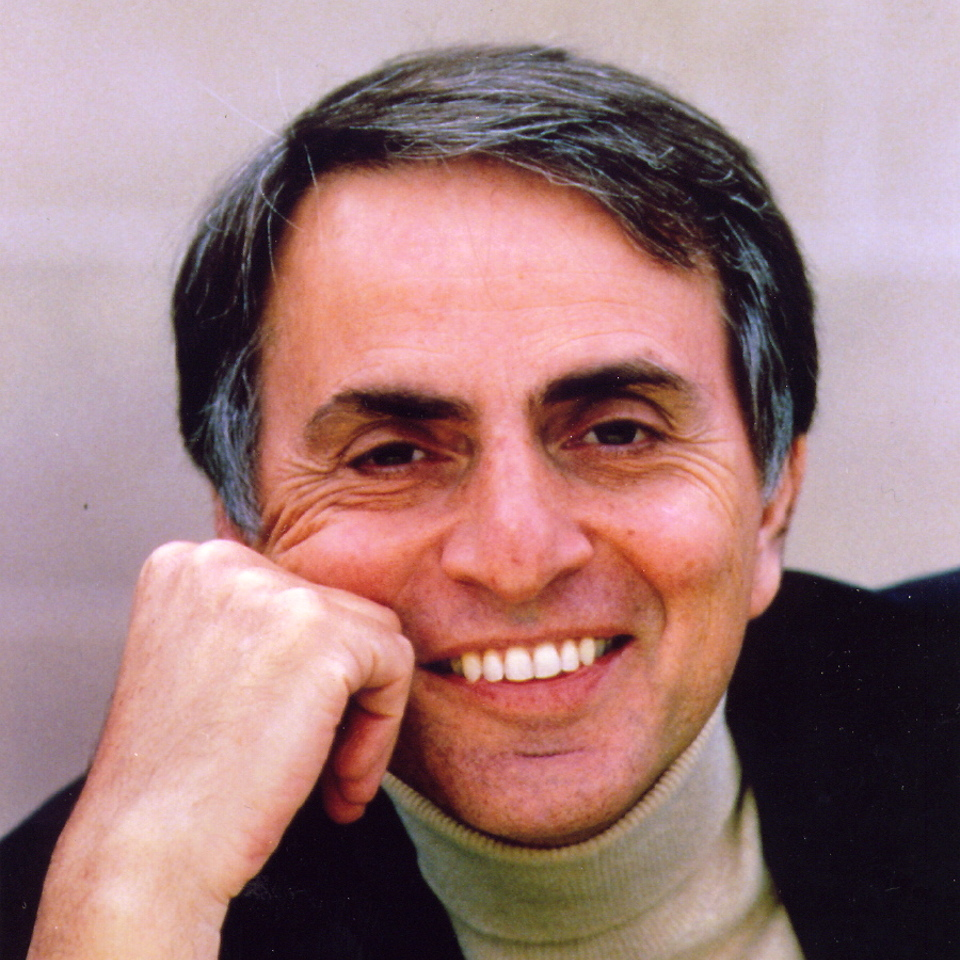
#> input picture sagan.jpg, 960 x 960 px
$ python ascii.py sagan.jpg 100
#> lines starting #> are read from the running program, lines starting #| are printed output that depends on the picture
# -*- coding: utf-8 -*-
# Andrew Webb 02/2016

'''
Script to create high resolution ascii art from images.
Usage: python ascii.py <image-filename> <horizontal-resolution>
'''

from scipy import ndimage
import numpy as np
import cv2

import sys
import bisect

# The printable characters from string.printable, minus \t, \r, \n
characters = ['M', 'B', 'N', 'W', 'R', 'g', '#', 'Q', '8', 'D', '$', '0', 'H', '@', 'm', '&', 'E', 'O', '9', '6', 'd', 'b', 'A', 'p', 'K', 'q', 'Z', 'G', 'U', 'X', 'P', '5', 'a', '2', 'S', 'k', 'e', 'h', '4', 'V', '3', 'I', 'w', 'F', 'y', 'o', '{', '}', 'f', 'C', 'u', 'n', '1', 'z', '%', 's', 't', 'x', 'Y', 'J', '[', 'T', ']', 'j', '7', 'L', 'i', 'l', 'v', 'c', '?', ')', '(', '\\', '/', 'r', '<', '>', '*', '=', '|', '+', '!', '_', ';', '^', ':', '"', '~', ',', '.', '-', "'", '`', ' ']

# The brightnesses of each character, previously calculated by creating an image containing only that character
brightnesses = np.array([156.1,157.6,159.9,160.6,164.8,165.6,166.3,167.1,168.9,169.9,171.2,171.6,172.1,172.2,172.4,173.5,173.7,173.9,173.9,174.0,174.7,174.7,174.9,176.3,176.3,176.4,176.7,177.4,179.2,179.5,179.6,180.0,181.2,181.4,182.1,182.2,182.3,184.6,184.9,185.7,186.7,188.1,189.1,189.7,192.0,192.3,194.5,194.5,195.1,195.7,195.7,195.8,196.0,196.3,196.7,196.8,197.9,198.6,198.7,198.9,199.2,199.2,199.2,200.0,200.5,202.4,202.4,203.3,203.9,205.9,208.9,214.7,214.8,215.2,215.2,215.5,215.8,215.8,220.8,223.1,223.1,225.2,225.6,229.5,230.5,231.7,238.0,238.0,238.7,239.0,246.5,246.5,246.5,248.3,255.0])

imagename = 'default.jpg'
if len(sys.argv) > 1:
    imagename = sys.argv[1]
image = cv2.imread("%s" % imagename)
#> image is the input picture: shape (960, 960, 3); mean B, G, R 125.5, 124.9, 160.7

width = image.shape[0]
#> width = 960
if len(sys.argv) > 2:
    width = int(sys.argv[2])
height = (width * image.shape[1])/image.shape[0]
#> height = 100

# Downsample and convert to grayscale
gray_image = cv2.cvtColor(image, cv2.COLOR_BGR2GRAY)
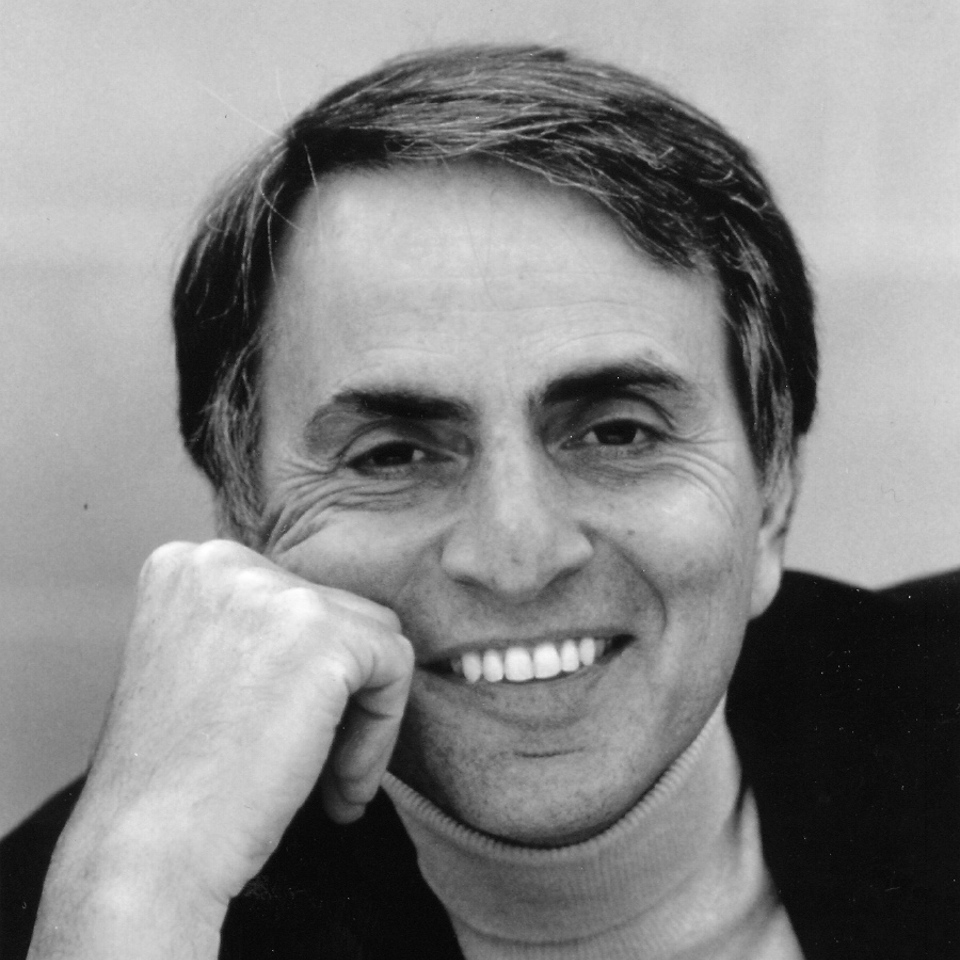
#> gray_image: shape (960, 960); min 2, max 255, mean 135.7
lower_res_image = ndimage.interpolation.zoom(gray_image, float(width) / image.shape[0])
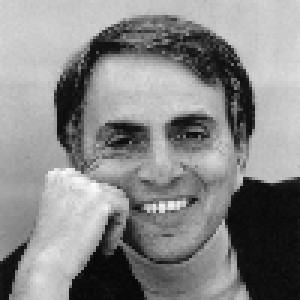
#> lower_res_image: shape (100, 100) (shown 3 times larger); min 6, max 253, mean 135.8

# Normalize so that the whole range of characters is used
upper_limit = lower_res_image.max()*((len(characters)+1)/float(len(characters)))
#> upper_limit = 255.7
lower_limit = lower_res_image.min()
#> lower_limit = 6
brightnesses = ((brightnesses - brightnesses.min()) / (brightnesses.max() - brightnesses.min() )) * (upper_limit - lower_limit) + lower_limit
#> brightnesses = 95 values from 6 to 255.7

# Construct the image pixel-by-pixel, using the character whose brightness is closest to the pixel value
with open('image.txt','w') as f:
    for row in lower_res_image:
        for c in row:
            character_index = bisect.bisect(brightnesses, c)
            f.write('%s' % characters[character_index])
        f.write('\n')
#> this loop made 100 passes
